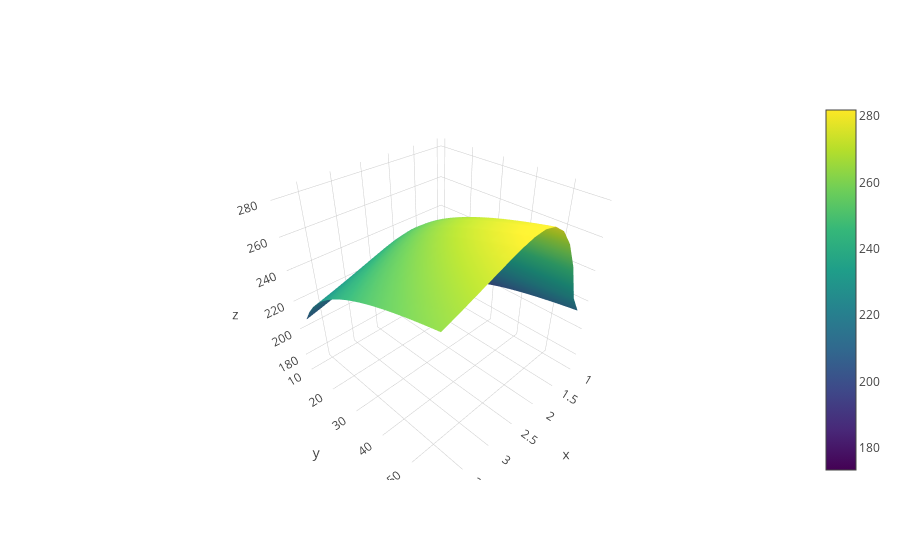

Notebook code for this chart:
### Code cell
surface = go.Surface(z=filtered.values, x = filtered.columns.values , y = filtered.index.values, colorscale = "viridis")
fig = go.Figure(data = [surface])
fig.show()

### Figure 1 — Plotly figure (JSON) as saved in the notebook; plotly's stock layout.template omitted (floating-point values rounded to 4 significant figures; data arrays with more than 128 entries replaced by an {"elided": "..."} marker saying what was removed)
{"data": [{"colorscale": [[0, "#440154"], [0.1111, "#482878"], [0.2222, "#3e4989"], [0.3333, "#31688e"], [0.4444, "#26828e"], [0.5556, "#1f9e89"], [0.6667, "#35b779"], [0.7778, "#6ece58"], [0.8889, "#b5de2b"], [1, "#fde725"]], "type": "surface", "x": ["1.0", "1.2", "1.4", "1.6", "1.8", "2.0", "2.2", "2.4", "2.6", "2.8", "3.0", "3.2", "3.4", "3.6", "3.8"], "y": [57.5, 55, 52.5, 50, 47.5, 45, 42.5, 40, 37.5, 35, 32.5, 30, 27.5, 25, 22.5, 20, 17.5, 15, 12.5, 10], "z": {"elided": "20x15 float values"}}], "layout": {}}
